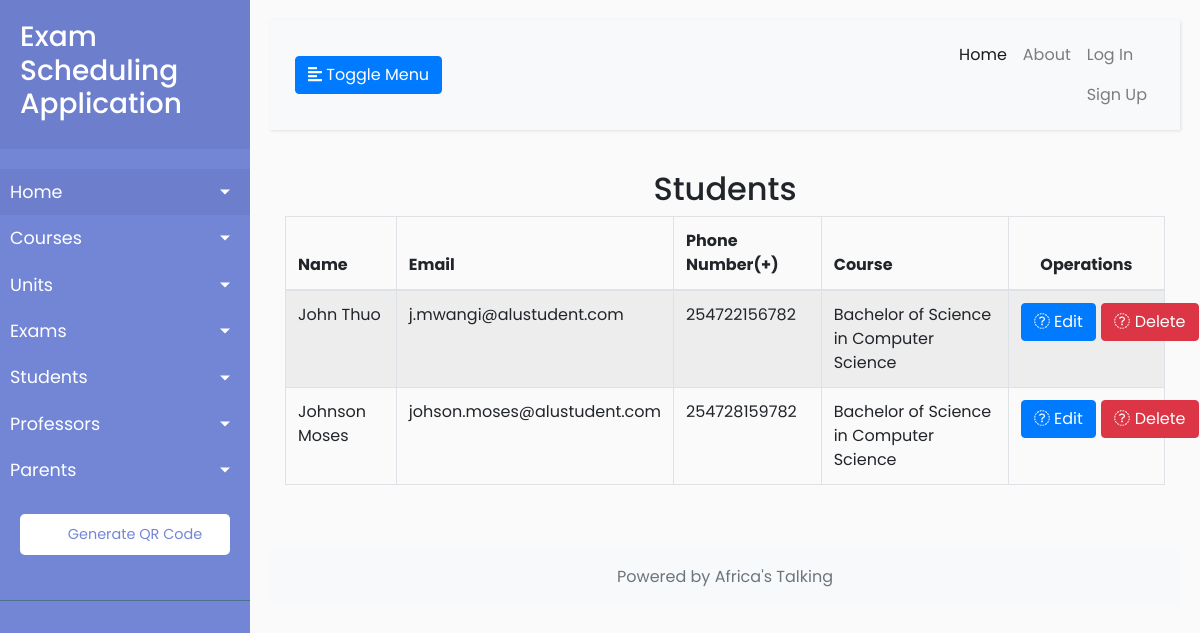
/students, run on the app's committed database.
### users/models.py (models this page shows, shortened)
class Student(User):
    course = models.ForeignKey(Course, on_delete=models.CASCADE)
    phone_number = models.IntegerField(default=+254711111111)
    class Meta:
        verbose_name = "Student"
        verbose_name_plural = "Students"

### exams/models.py (models this page shows)
class Course(models.Model):
    name = models.CharField(max_length=100)
    description = models.TextField(max_length=1000, help_text="Enter a brief description of the course.")
    def __str__(self):
        return f'{self.name}'
    class Meta:
        verbose_name = "Course"
        verbose_name_plural = "Courses"

### users/views.py (the view)
# urls.py: path('students', StudentListView.as_view(), name='students-list'),
class StudentListView(ListView):
    model = Student
    template_name = 'users/students_list.html'
    context_object_name = 'students'
    paginate_by = 5

### users/templates/users/students_list.html (shortened to what this page needs)
{% extends 'exams/base.html' %}
{% block content %}
    <div class="right_col" role="main">
        <div class="">
            <div class="row">
                <div class="col-md-12 col-sm-12 col-xs-12">
                    <div class="x_panel">
                        <div class="x_title">
                            <h2 class="text-center"> Students </h2>
                        </div>
                        <div class="x_content">
                            <table id="student-datatable" class="table table-striped table-bordered">
                                <thead>
                                    <tr>
                                        <th>Name</th>
                                        <th>Email</th>
                                        <th>Phone Number(+)</th>
                                        <th>Course</th>
                                        <th class="text-center">Operations</th>
                                    </tr>
                                </thead>
                                <tbody>
                                    {% for student in students %}
                                        <tr>
                                            <td>{{ student.get_full_name }}</td>
                                            <td>{{ student.email }}</td>
                                            <td>{{ student.phone_number }}</td>
                                            <td>{{ student.course }}</td>
                                            <td class="text-center">
                                                <div class="row">
                                                    <div class="col-md-6">
                                                        <a href="{% url 'students-update' student.pk %}" class="btn btn-primary btn-xs"><i class="fa fa-pencil"></i> Edit </a>
                                                    </div>
                                                    <div class="col-md-6">
                                                        <a href="{% url 'students-delete' student.pk %}" class="btn btn-danger btn-xs"><i class="fa fa-remove"></i> Delete </a>
                                                    </div>
                                                </div>
                                            </td>
                                        </tr>
                                    {% endfor %}
                                </tbody>
                            </table>
                        </div>
                    </div>
                </div>
            </div>
        </div>
    </div>
{% endblock content %}

### exams/static/exams/CSS/main.css (style rules this page uses)
body { font-family: 'Poppins', sans-serif; background: #fafafa; }
a, a:hover, a:focus { color: inherit; text-decoration: none; transition: all 0.3s; }

### data on the page
Student: get_full_name "John Thuo", email "j.mwangi@alustudent.com", phone_number "254722156782", course "Bachelor of Science in Computer Science"
Student: get_full_name "Johnson Moses", email "johson.moses@alustudent.com", phone_number "254728159782", course "Bachelor of Science in Computer Science"
